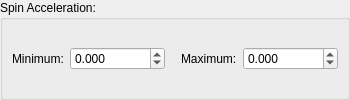
              <widget class="QGroupBox" name="groupBox_8">
               <property name="title">
                <string>Spin Acceleration:</string>
               </property>
               <layout class="QGridLayout" name="gridLayout_4">
                <property name="leftMargin">
                 <number>9</number>
                </property>
                <property name="topMargin">
                 <number>9</number>
                </property>
                <property name="rightMargin">
                 <number>9</number>
                </property>
                <property name="bottomMargin">
                 <number>9</number>
                </property>
                <item row="0" column="0">
                 <widget class="QLabel" name="label_25">
                  <property name="text">
                   <string>Minimum:</string>
                  </property>
                 </widget>
                </item>
                <item row="0" column="1">
                 <widget class="QDoubleSpinBox" name="txtMinSpinAcceleration">
                  <property name="sizePolicy">
                   <sizepolicy hsizetype="Expanding" vsizetype="Fixed">
                    <horstretch>0</horstretch>
                    <verstretch>0</verstretch>
                   </sizepolicy>
                  </property>
                  <property name="minimumSize">
                   <size>
                    <width>64</width>
                    <height>0</height>
                   </size>
                  </property>
                  <property name="decimals">
                   <number>3</number>
                  </property>
                  <property name="minimum">
                   <double>-99999999.998999997973442</double>
                  </property>
                  <property name="maximum">
                   <double>99999999.998999997973442</double>
                  </property>
                  <property name="singleStep">
                   <double>0.100000000000000</double>
                  </property>
                 </widget>
                </item>
                <item row="0" column="3">
                 <widget class="QLabel" name="label_26">
                  <property name="text">
                   <string>Maximum:</string>
                  </property>
                 </widget>
                </item>
                <item row="0" column="4">
                 <widget class="QDoubleSpinBox" name="txtMaxSpinAcceleration">
                  <property name="sizePolicy">
                   <sizepolicy hsizetype="Expanding" vsizetype="Fixed">
                    <horstretch>0</horstretch>
                    <verstretch>0</verstretch>
                   </sizepolicy>
                  </property>
                  <property name="minimumSize">
                   <size>
                    <width>64</width>
                    <height>0</height>
                   </size>
                  </property>
                  <property name="decimals">
                   <number>3</number>
                  </property>
                  <property name="minimum">
                   <double>-99999999.998999997973442</double>
                  </property>
                  <property name="maximum">
                   <double>99999999.998999997973442</double>
                  </property>
                  <property name="singleStep">
                   <double>0.100000000000000</double>
                  </property>
                 </widget>
                </item>
                <item row="0" column="2">
                 <spacer name="horizontalSpacer_18">
                  <property name="orientation">
                   <enum>Qt::Horizontal</enum>
                  </property>
                  <property name="sizeType">
                   <enum>QSizePolicy::Minimum</enum>
                  </property>
                  <property name="sizeHint" stdset="0">
                   <size>
                    <width>10</width>
                    <height>0</height>
                   </size>
                  </property>
                 </spacer>
                </item>
               </layout>
              </widget>
